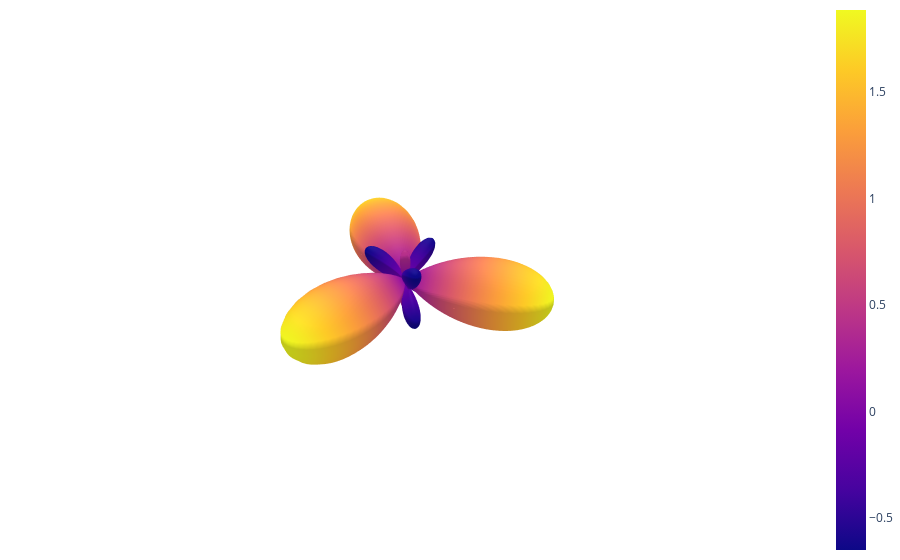

This figure's notebook cell:
### Code cell
true_geometry = jnp.asarray([
    [1, 0, 0],
    [-0.5, jnp.sqrt(3)/2, 0],
    [-0.5, -jnp.sqrt(3)/2, 0]])

visualize(true_geometry)

### Figure 1 — Plotly figure (JSON) as saved in the notebook; plotly's stock layout.template omitted (floating-point values rounded to 4 significant figures; data arrays with more than 128 entries replaced by an {"elided": "..."} marker saying what was removed)
{"data": [{"name": "spherical_harmonics_trace", "surfacecolor": {"elided": "102x100 float values"}, "type": "surface", "x": {"elided": "102x100 float values"}, "y": {"elided": "102x100 float values"}, "z": {"elided": "102x100 float values"}}], "layout": {"margin": {"b": 0, "l": 0, "r": 0, "t": 0}, "paper_bgcolor": "rgba(255,255,255,255)", "plot_bgcolor": "rgba(255,255,255,255)", "scene": {"aspectmode": "cube", "bgcolor": "rgba(255,255,255,255)", "camera": {"eye": {"x": 0.5, "y": 0.5, "z": 0.5}}, "xaxis": {"backgroundcolor": "rgba(255,255,255,255)", "range": [-2.5, 2.5], "showgrid": false, "showticklabels": false, "title": {"text": ""}, "zeroline": false}, "yaxis": {"backgroundcolor": "rgba(255,255,255,255)", "range": [-2.5, 2.5], "showgrid": false, "showticklabels": false, "title": {"text": ""}, "zeroline": false}, "zaxis": {"backgroundcolor": "rgba(255,255,255,255)", "range": [-2.5, 2.5], "showgrid": false, "showticklabels": false, "title": {"text": ""}, "zeroline": false}}, "showlegend": true}}
